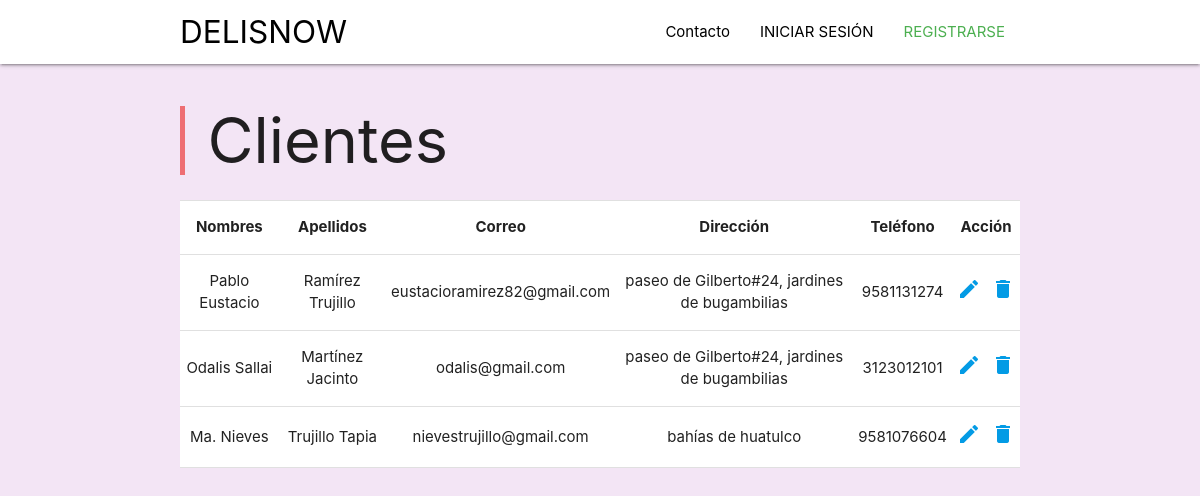
/clientes/, run on the app's committed database.
### Clientes/models.py (models this page shows, shortened)
class Cliente(models.Model):
    nombres = models.CharField(max_length=50)
    apellidos = models.CharField(max_length=90)
    correo = models.CharField(max_length=100)
    direccion = models.CharField(max_length=150)
    telefono = models.CharField(max_length=10)
    created = models.DateTimeField(auto_now_add = True)
    updated = models.DateTimeField(auto_now_add = True)
    class Meta:
        verbose_name = "Cliente"
        verbose_name_plural = "Clientes"

### Clientes/views.py (the view)
# urls.py: path('', views.clientes, name='Clientes'),
def clientes(request):
    clientes = Cliente.objects.all()
    context = {'clientes':clientes}
    return render(request, 'clientes.html', context)

### Clientes/templates/clientes.html (shortened to what this page needs)
{% extends 'base.html' %}
{% load static %}
{% block content %}
<div class="container">
    <blockquote ><h1>Clientes</h1></blockquote>
    <div class="row">
        <table class="white centered">
            <thead>
                <tr>
                    <th>Nombres</th>
                    <th>Apellidos</th>
                    <th>Correo</th>
                    <th>Dirección</th>
                    <th>Teléfono</th>
                    <th colspan="2">Acción</th>
                </tr>
            </thead>
            <tbody>
            {% for cliente in clientes %}
                <tr>
                    <td>{{cliente.nombres}}</td>
                    <td>{{cliente.apellidos}}</td>
                    <td>{{cliente.correo}}</td>
                    <td>{{cliente.direccion}}</td>
                    <td>{{cliente.telefono}}</td>
                    <td><a href=""><i class="material-icons">edit</i></a></td>
                    <td><a href=""><i class="material-icons">delete</i></a></td>
                </tr>
            {% endfor %}
            </tbody>
        </table>
    </div>
</div>
{% endblock %}

### Home/templates/base.html (shortened to what this page needs)
<!DOCTYPE html>
<html lang="en">
<head>
    {% load static %}
    <link rel="stylesheet" href="{% static '/css/style.css/' %}">
    <link rel="stylesheet" href="{% static '/css/materialize.min.css/' %}">
</head>
<body class=" purple lighten-5">
    <div class="navbar-fixed">
        <nav class="white">
            <div class="nav-wrapper">
                <div class="container">
                    <a href="{% url 'Inicio'%}" class="brand-logo black-text">DELISNOW</a>
                    <ul class="right hide-on-med-and-down">
                        <li ><a class="black-text modal-trigger" href="#modal1">Contacto</a></li>
                        {% if user.is_authenticated and user.is_superuser == 1 %}
                        <li ><a class="black-text" href="{% url 'Inicio' %}">Productos</a></li>
                        <li ><a class="black-text" href="{% url 'Clientes' %}">Clientes</a></li>
                        <li><a class="green-text lighten-1 dropdown-trigger" data-target="dropdown1">{{user.username}}<i class="material-icons right">arrow_drop_down</i></a></li>
                        <li><a href="{% url 'Salir' %}"  class="red-text lighten-1">Cerrar sesión</a></li>
                        {% elif user.is_authenticated and user.is_superuser == 0 %}
                        <li><a class="green-text lighten-1" href="" title="Ver perfil">{{user.username}}</a></li>
                        <li><a href="{% url 'Salir' %}"  class="red-text lighten-1">Cerrar sesión</a></li>
                        {% else %}
                        <li><a class="black-text" href="{% url 'Login' %}" >INICIAR SESIÓN</a></li>
                        <li><a  class="green-text lighten-1" href="{% url 'Autenticacion' %}">REGISTRARSE</a></li>
                        {% endif %}
                    </ul>
                </div>
            </div>
        </nav>
    </div>
    {% block content %} {% endblock %}
</body>
</html>

### data on the page
Cliente: nombres "Pablo Eustacio", apellidos "Ramírez Trujillo", correo "eustacioramirez82@gmail.com", direccion "paseo de Gilberto#24, jardines de bugambilias", telefono "9581131274"
Cliente: nombres "Odalis Sallai", apellidos "Martínez Jacinto", correo "odalis@gmail.com", direccion "paseo de Gilberto#24, jardines de bugambilias", telefono "3123012101"
Cliente: nombres "Ma. Nieves", apellidos "Trujillo Tapia", correo "nievestrujillo@gmail.com", direccion "bahías de huatulco", telefono "9581076604"
